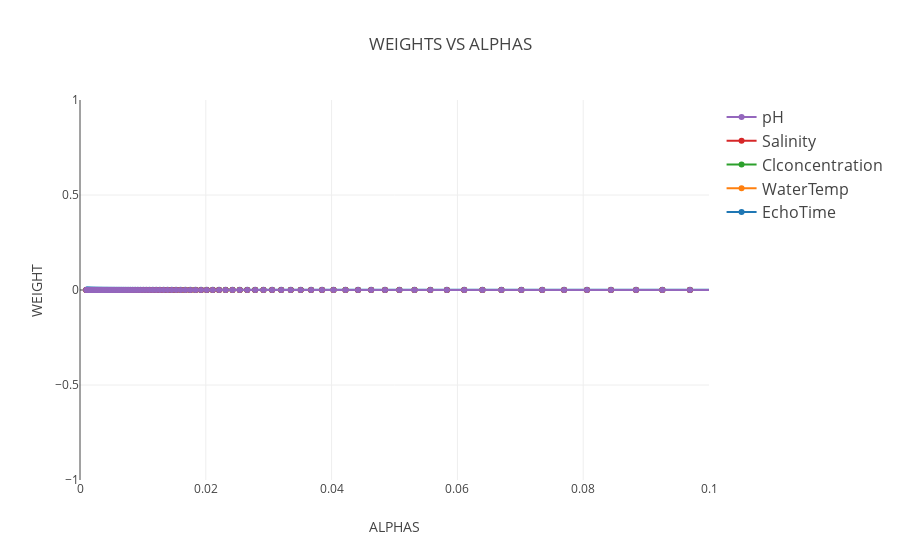

The code cell stored with this chart in its notebook:
### Markdown cell above
## WEIGHT VS ALPHA ##

### Code cell
data = []
for r in range(len(X_train.columns)):
    trace = go.Scatter(
        x = alphas_ridge,
        y = coefs[:, r],
        mode = 'lines+markers',
        name = X_train.columns[r],
        line = dict(shape = 'linear')
    )
    data.append(trace)
layout = dict(
    title = 'WEIGHTS VS ALPHAS',
    yaxis = dict(
        range = [-1, 1],
        title = 'WEIGHT'
    ),
    xaxis = dict(
        range = [0, 0.1],
        title = 'ALPHAS'
    ),
    legend = dict(
        traceorder = 'reversed',
        font = dict(size = 16)
    ))

fig = dict(data = data, layout = layout)
plot.iplot(fig, filename = 'WEIGHT_VS_ALPHA')

### Figure 1 — Plotly figure (JSON) as saved in the notebook; plotly's stock layout.template omitted (floating-point values rounded to 4 significant figures; data arrays with more than 128 entries replaced by an {"elided": "..."} marker saying what was removed)
{"data": [{"line": {"shape": "linear"}, "mode": "lines+markers", "name": "EchoTime", "type": "scatter", "x": {"elided": "300 float values"}, "y": {"elided": "300 float values"}}, {"line": {"shape": "linear"}, "mode": "lines+markers", "name": "WaterTemp", "type": "scatter", "x": {"elided": "300 float values"}, "y": {"elided": "300 float values"}}, {"line": {"shape": "linear"}, "mode": "lines+markers", "name": "Clconcentration", "type": "scatter", "x": {"elided": "300 float values"}, "y": {"elided": "300 float values"}}, {"line": {"shape": "linear"}, "mode": "lines+markers", "name": "Salinity", "type": "scatter", "x": {"elided": "300 float values"}, "y": {"elided": "300 float values"}}, {"line": {"shape": "linear"}, "mode": "lines+markers", "name": "pH", "type": "scatter", "x": {"elided": "300 float values"}, "y": {"elided": "300 float values"}}], "layout": {"legend": {"font": {"size": 16}, "traceorder": "reversed"}, "title": "WEIGHTS VS ALPHAS", "xaxis": {"range": [0, 0.1], "title": "ALPHAS"}, "yaxis": {"range": [-1, 1], "title": "WEIGHT"}}}
